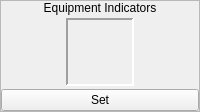
      <widget class="QFrame" name="frame_6">
       <property name="frameShape">
        <enum>QFrame::StyledPanel</enum>
       </property>
       <property name="frameShadow">
        <enum>QFrame::Raised</enum>
       </property>
       <layout class="QVBoxLayout" name="verticalLayout_11">
        <property name="spacing">
         <number>0</number>
        </property>
        <property name="margin">
         <number>0</number>
        </property>
        <item>
         <widget class="QLabel" name="label_11">
          <property name="sizePolicy">
           <sizepolicy hsizetype="Preferred" vsizetype="Fixed">
            <horstretch>0</horstretch>
            <verstretch>0</verstretch>
           </sizepolicy>
          </property>
          <property name="text">
           <string>Equipment Indicators</string>
          </property>
          <property name="alignment">
           <set>Qt::AlignCenter</set>
          </property>
         </widget>
        </item>
        <item>
         <widget class="QWidget" name="widget_5" native="true">
          <layout class="QVBoxLayout" name="verticalLayout_12">
           <property name="spacing">
            <number>0</number>
           </property>
           <property name="margin">
            <number>0</number>
           </property>
           <item>
            <widget class="QWidget" name="widget_10" native="true">
             <layout class="QHBoxLayout" name="horizontalLayout_2">
              <property name="spacing">
               <number>0</number>
              </property>
              <property name="margin">
               <number>3</number>
              </property>
              <item>
               <widget class="QWidget" name="widget_35" native="true"/>
              </item>
              <item>
               <widget class="QLabel" name="lblEquipmentIndicators">
                <property name="minimumSize">
                 <size>
                  <width>68</width>
                  <height>68</height>
                 </size>
                </property>
                <property name="maximumSize">
                 <size>
                  <width>68</width>
                  <height>68</height>
                 </size>
                </property>
                <property name="frameShape">
                 <enum>QFrame::Panel</enum>
                </property>
                <property name="frameShadow">
                 <enum>QFrame::Sunken</enum>
                </property>
                <property name="lineWidth">
                 <number>2</number>
                </property>
                <property name="text">
                 <string/>
                </property>
               </widget>
              </item>
              <item>
               <widget class="QWidget" name="widget_36" native="true"/>
              </item>
             </layout>
            </widget>
           </item>
           <item>
            <widget class="QPushButton" name="bSetEquipmentIndicators">
             <property name="text">
              <string>Set</string>
             </property>
            </widget>
           </item>
          </layout>
         </widget>
        </item>
       </layout>
      </widget>
